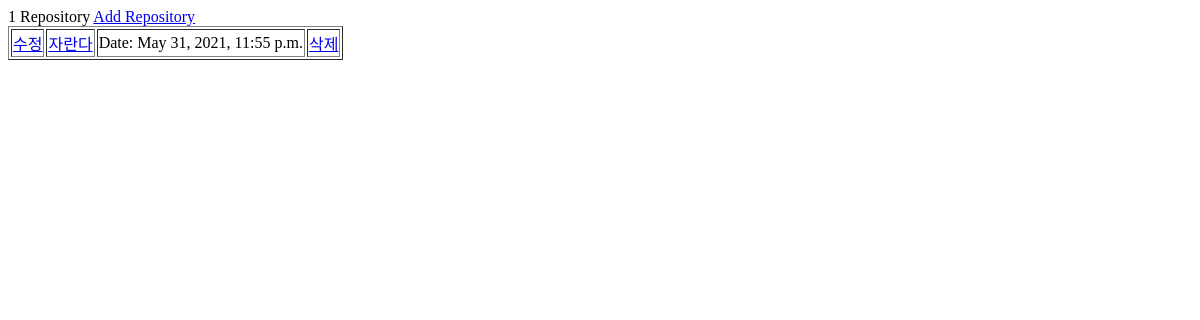
The app's page /, older data.
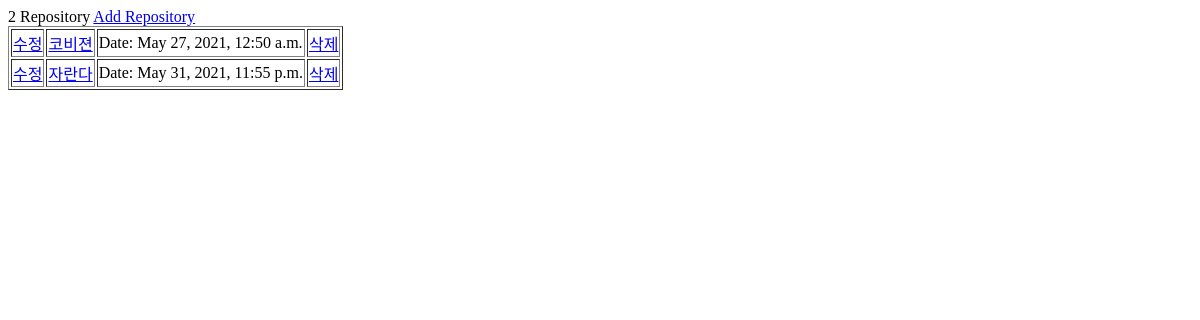
The same page, newer data.
### jat/models.py (models this page shows, shortened)
class Repository(models.Model):
    name = models.CharField(max_length=40)
    description = models.CharField(max_length=200)
    deadline = models.DateTimeField()
    created = models.DateTimeField(auto_now_add=True)
    updated = models.DateTimeField(auto_now=True)
    class Meta:
        verbose_name_plural = 'Repositories'
        ordering = ['deadline']

### jat/views.py (the view)
class RepositoryListView(generic.ListView):
    model= Repository

### jat/templates/jat/repository_list.html (shortened to what this page needs)
{% extends 'base.html' %}
{% block content %}
    {{ repository_list.count }} Repository
    <a href="{% url 'jat:repository_add' %}">Add Repository</a>
    <table border="1">
    <tbody>
    {% for repository in repository_list %}
    <tr>
        <td><a href="{% url 'jat:repository_modify' pk=repository.pk %}"> 수정</a></td>
        <td><a href="{% url 'jat:repository_detail' pk=repository.pk %}">{{ repository.name }}</a></td>
        <td>Date: {{ repository.deadline }}</td>
        <td><a href="{% url 'jat:repository_delete' pk=repository.pk %}">삭제</a></td>
    </tr>
    {% endfor %}
    </tbody>
    </table>
{% endblock %}

Row changes from the older to the newer data that the page shows:
added Repository: name "코비젼", deadline "May 27, 2021, 12:50 a.m."
Text that changed along with them:
{{ repository_list.count }}: "1" → "2"
